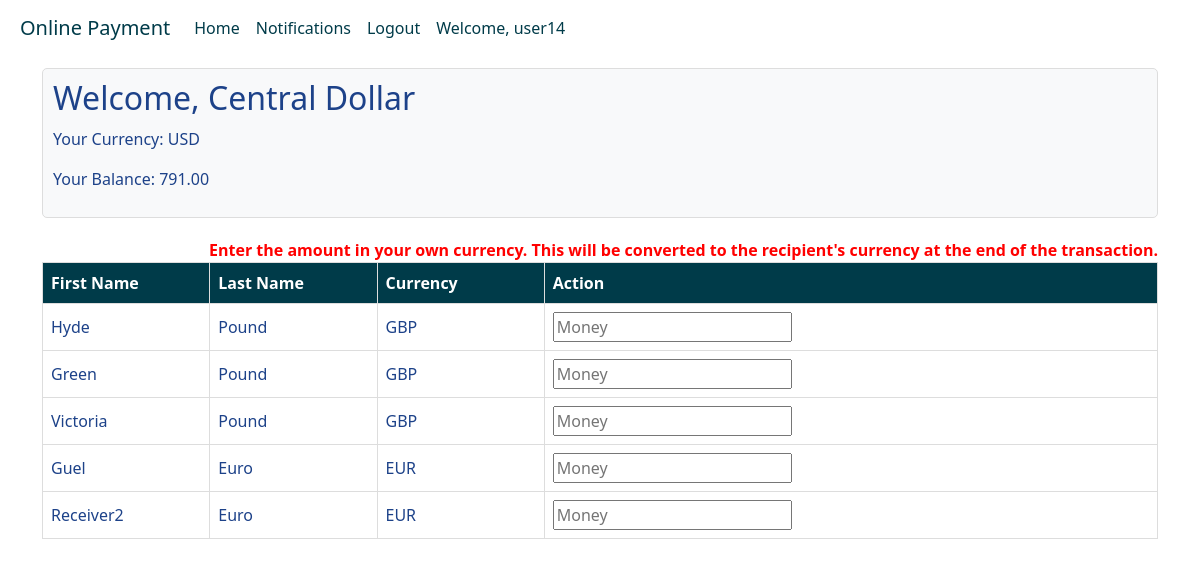
Screenshot of /register/user-list/ (signed in) with the database file from the repository.
### register/models.py (models this page shows, shortened)
class UserProfile(models.Model):
    user = models.OneToOneField(User, on_delete=models.CASCADE)
    first_name = models.CharField(max_length=100)
    last_name = models.CharField(max_length=100)
    email = models.EmailField()
    currency = models.CharField(max_length=3)
    balance = models.DecimalField(max_digits=10, decimal_places=2, default=1000)
    timestamp = models.DateTimeField(auto_now_add=True)

### register/views.py (the view)
# urls.py: path('user-list/', user_list, name='user_list'),
@user_passes_test(not_admin, login_url='/register/login')
def user_list(request):
    user_profiles = UserProfile.objects.all().values('user__username', 'first_name', 'last_name', 'currency')
    if request.user.is_authenticated:
        current_user_profile = UserProfile.objects.get(user=request.user)
    else:
        current_user_profile = None
    return render(request, 'user_list.html', {
        'users': user_profiles,
        'current_user_profile': current_user_profile
    })

### register/views.py (called while the page is built)
def not_admin(user: User):
    return not user.is_superuser

### templates/user_list.html (shortened to what this page needs)
{% extends './base.html' %}
{% block content %}
    {% if request.user.is_authenticated %}
        <div class="dashboard">
            <h2>Welcome, {{ current_user_profile.first_name }} {{ current_user_profile.last_name }}</h2>
            <p>Your Currency: {{ current_user_profile.currency }}</p>
            <p>Your Balance: {{ current_user_profile.balance }}</p>
        </div>
        <div class="table-container">
            <p style="text-align: right; color: red; font-weight: bold; margin: 0;">Enter the amount in your own currency. This will be converted to the recipient's currency at the end of the transaction.</p>
            <table>
                <tr>
                    <th>First Name</th>
                    <th>Last Name</th>
                    <th>Currency</th>
                    <th>Action</th>
                </tr>
                {% for user in users %}
                    {% if user.user__username != request.user.username %}
                        <tr>
                            <td>{{ user.first_name }}</td>
                            <td>{{ user.last_name }}</td>
                            <td>{{ user.currency }}</td>
                            <td>
                                <form action="" method="post" class="payment-form">
                                    <input type="text" name="amount" placeholder="Money" class="amount-input">
                                </form>
                            </td>
                        </tr>
                    {% endif %}
                {% endfor %}
            </table>
        </div>
    {% else %}
        <p style="font-size: 2em; color: red; font-weight: bold;">Please login first.</p>
    {% endif %}
{% endblock %}

### templates/base.html (shortened to what this page needs)
<!DOCTYPE html>
<html lang="en">
<head>
    {% load crispy_forms_tags %}
    <link href="https://cdn.jsdelivr.net/npm/bootstrap@5.3.0-alpha1/dist/css/bootstrap.min.css" rel="stylesheet">
</head>
<body>
<nav class="navbar navbar-expand-lg navbar-light fixed-top">
    <a class="navbar-brand" href="/register/user-list">Online Payment</a>
    <div class="collapse navbar-collapse" id="navbarText">
        <ul class="navbar-nav mr-auto">
            {% if user.is_authenticated %}
                <li class="nav-item">
                    <a class="nav-link" href="/register/user-list">Home</a>
                </li>
                <li class="nav-item">
                    <a class="nav-link" href="/payapp/notifications">Notifications</a>
                </li>
                <li class="nav-item">
                    <a class="nav-link" href="/register/logout">Logout</a>
                </li>
                <li class="nav-item">
                    <a class="nav-link" href="#">Welcome, {{user.username}}</a>
                </li>
            {% else %}
                <li class="nav-item">
                    <a class="nav-link" href="/register/login">Login</a>
                </li>
            {% endif %}
        </ul>
    </div>
</nav>
<div class="container py-5" id="content" name="content">
    {% block content %}
    {% endblock %}
</div>
</body>
</html>

### templates/base.html (style rules this page uses)
body { color: #1d4289; }
.navbar { background-color: #fff; }
.navbar .nav-link { color: #003b49 }
.navbar-brand { margin-left: 20px; color: #003b49 }
#content { margin-top: 20px; }

### templates/user_list.html (style rules this page uses)
table { width: 100%; border-collapse: collapse; table-layout: fixed; }
th:nth-child(1), td:nth-child(1), th:nth-child(2), td:nth-child(2), th:nth-child(3), td:nth-child(3) { width: 15%; }
th, td, tr { border: 1px solid #ddd; padding: 8px; overflow: hidden; text-overflow: ellipsis; }
th { background-color: #003b49; color: white; }
.dashboard { margin-bottom: 20px; padding: 10px; background-color: #f8f9fa; border: 1px solid #ddd; border-radius: 5px; }
.dashboard h2 { margin: 0 0 10px; }
.table-container { position: relative; }

### rows the page displays
UserProfile: first_name "Central", last_name "Dollar", currency "USD", balance "791.00"

### other values shown
{{ user.username }} "user14"
{{ user.first_name }} "Hyde" "Green" "Victoria" "Guel" "Receiver2"
{{ user.last_name }} "Pound" "Pound" "Pound" "Euro" "Euro"
{{ user.currency }} "GBP" "GBP" "GBP" "EUR" "EUR"
